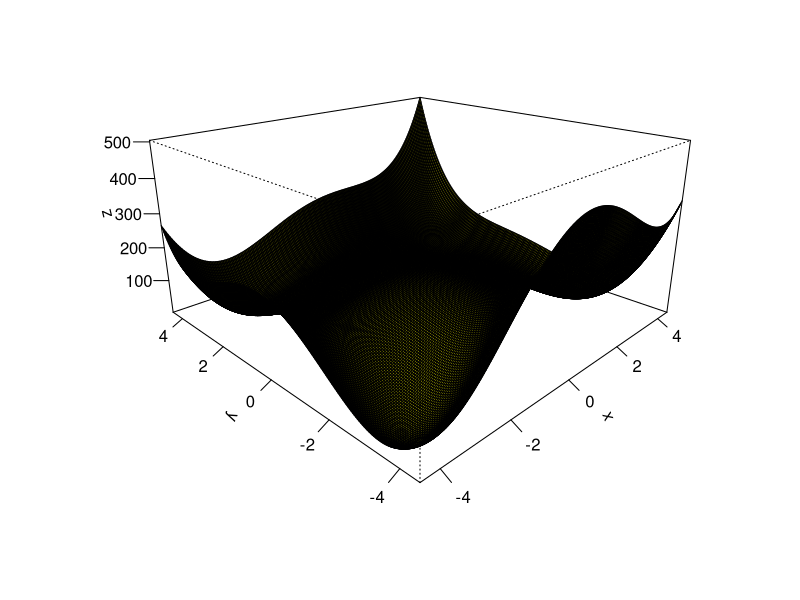
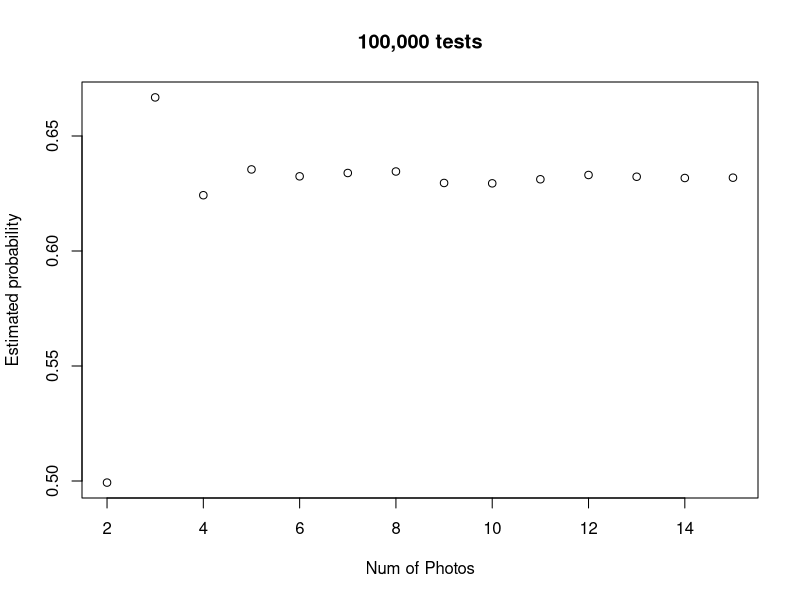

Reproduce these figures in R, in order. (Note: this script raises an error after producing the figures.)
####################Question 1############################
#Question 1
#Defining the Matrix
A<-matrix(c(3,-1,0,-1,0,-1,3,-1,3,-1,0,-1,3,1,0,-1,3,1,5,-1,0,-1,0,-1,1), nrow=5)

#Function that can be passed Matx in order to perform Cholesky Functions
choleskyFunction <- function(Matx){
  #Finds the upper triangular matrix
  L<-chol(Matx)
  #Transposes the matrix to show the lower triangular matrix
  Lt<-t(L)
  #Displays the lower hand matrix
  Lt
}
#Runs the function
choleskyFunction(A)
####################Question 2############################
#Question 2 
#Singular value Decompostion
#the creation of matrix
Q2Matrix <- matrix(c(1,1,1,1,2,0,0,0),nrow = 4)
#Displaying original matrix
Q2Matrix
#using the svd function to show the singular values
sv <-svd(Q2Matrix)
#Displaying Singular values
sv
####################Question 3############################
#Question 3
####################Question 4############################
#Question 4
####################Question 5#############################
#Question 5
#Function plot - Plot the formula below
Question5F<-function(x,y,a,b) (x^2+y-11)^2+(x+y^2-7)^2
#defining the x,y and z of the measurements
x<-seq(-4.5,4.5,length.out = 200)
y<-seq(-4.5,4.5,length.out = 200)
z<-outer(x,y,Question5F,a=1,b=100)

#plotting the graph 
persp(x,y,z,theta =-45,phi=20,expand=0.5,col="yellow",shade =1,ticktype ="detailed",xlab ="x",ylab ="y",zlab="z")

#Writing the function so x,y is a vector
Question5FV<-function(vec) (vec[1]^2+vec[2]-11)^2+(vec[1]+vec[2]^2-7)^2


###################Finding the minimums###########################
#Minimum can be found based on value being 0 or so close to 0
#Based on plot there seems to be 4 dips representing each minimum is extracted here
#From plot minimum seems to be near x=-4,y=-4.
minimum1<- optim(c(-4,-4),Question5FV)$par
minimum1

#From plot minimum seems to be near x = 4, y= -3.5
minimum2 <- optim(c(4,-3.5),Question5FV)$par
minimum2

#From plot minimum seems to be near x = -3.5, y = 3.5
minimum3 <- optim(c(-3.5, 3.5),Question5FV)$par
minimum3

#From plot minimum seems to be near x = 3.5, y = 3.5
minimum4 <- optim(c(3.5,3.5),Question5FV,hessian = TRUE)$par
minimum4

####################Finding the Maximum points#####################
maximum1 <- optim(c(0,0),control=list(fnscale=-1),Question5FV)$par
maximum1

###################finding the saddle points######################
#Lets define the partial derivatives by plugging vec[1] and vec[2] instead of x and y
fx <- function(x,y,h=0.001){
  (Question5F(x+h,y) - Question5F(x,y))/h
}
fy <- function(x,y,h=0.001){
  (Question5F(x,y+h)-Question5F(x,y))/h
}


fxb <- function(vec){
  fx(vec[1],vec[2])
}
fyb <- function(vec){
  fy(vec[1],vec[2])
}

#call sumssq the function of the vector vec made of the sum of the squares
#of the two parial derivatives
sumssq <- function(vec){
  fxb(vec)^2+fyb(vec)^2
}

#Now we can find the coordinates of the saddle points through "optim".
#We do exactly the same thing for all three points, just changing the guess of their location. 
#according to the graph. 

saddle_point1 <- optim(c(-3.5,0),sumssq)$par
saddle_point1

saddle_point2 <- optim(c(0,-3.5),sumssq)$par
saddle_point2

saddle_point3 <- optim(c(0,2),sumssq)$par
saddle_point3

#creating a list of minimum points
minimum_list <- list(minimum1,minimum2,minimum3,minimum4)
#List of minimum points
minimum_list

#this represents the only maximum point in graph
maximum1

#list of saddle points
saddle_point_list <- list(saddle_point1,saddle_point2,saddle_point3)
#Print of saddle point list
saddle_point_list

####################Question 7#################################

#number of pictures inside of simulation

#variable to keep track of matched amount
totalNumberMatched <- 0


#function of pairing actors
pairActor <- function(secNumber, trials){
  #variable to track if match has taken place
  numOfMatches <- 0
  #looping through number of trials = 100,000
  for (t in 1:trials) {
    #variables storing the number of photos present in each sequance
    numberOfActors <- seq(1:secNumber)
    numberOfBabys <- sample(1:secNumber)
    
    #for loop comparing
    for(i in 1:secNumber){
      if(numberOfActors[i] == numberOfBabys[i])
      {
        #If match takes place, log
        numOfMatches = numOfMatches + 1
      }
    }
    #checking if matches have taken place
    if(numOfMatches != 0){
      #if any number of matches has taken place, track total number of matches
      totalNumberMatched = totalNumberMatched +1
      #Number of matches set to zero so tracking can take place
      numOfMatches = 0
    }
  }
 #print out the % of successful matches over the trials
  percentageSuccess <- totalNumberMatched/trials
  return(percentageSuccess)
}

#set the number of pictures present
nPictures <- seq(2,15)
#define the number of times the results will be collected
result <- seq(1,14)

#call the function 14 times storing the results each time,  
for(n in 1:14){
  result[n] <- pairActor(nPictures[n],100000)  
}

#forming a final plot so that it can be plotted againced the correct number of photos
finalPlot <- matrix(c(seq(2,15),result), nrow = 14)

#plotting the final results on graph
plot(finalPlot,main = "100,000 tests", xlab = "Num of Photos",ylab = "Estimated probability")

#Commenting done inside of submission document. 
#Discussing the reason probability stabilizes at 5+ photos


################################## Question 8 ##################################

#loading the images
face1.bmp <- read.bmp(file.choose())
face2.bmp <- read.bmp(file.choose())
face3.bmp <- read.bmp(file.choose())

#Working out the averages of the 3 faces and plot an image of it
#defining rotate function
rotate.m <- function(m) t(m)[,nrow(m):1]

#getting the average of the 3 face matrix
averOfFaces <- (face1.bmp+face2.bmp+face3.bmp)/3

#plotting image 1
image(rotate.m(face1.bmp),col = gray((0:255)/255),axes=F)
#plotting image 2
image(rotate.m(face2.bmp),col = gray((0:255)/255),axes=F)
#plotting image 3
image(rotate.m(face3.bmp),col = gray((0:255)/255),axes=F)

#Plotting the average of the 3 images
image(rotate.m(averOfFaces),col = gray((0:255)/255),axes=F)

#Plotting images of difference of each face from the average face on one figure.
#defining the difference between the original faces vs the average face
differnce1 <- face1.bmp - averOfFaces
differnce2 <- face2.bmp - averOfFaces
differnce3 <- face3.bmp - averOfFaces

par(mfrow = c(2,2))
#plotting image 1
image(rotate.m(differnce1),col = gray((0:255)/255),axes=F)
#plotting image 2
image(rotate.m(differnce2),col = gray((0:255)/255),axes=F)
#plotting image 3
image(rotate.m(differnce3),col = gray((0:255)/255),axes=F)

#Plotting the average of the 3 images
image(rotate.m(averOfFaces),col = gray((0:255)/255),axes=F)

#Based on the covariance matrix of the differences, calculate eigenfaces
#(equal to eigenvectors) and plot images of the first 3 eigenfaces.

#Egienvectors are a special set of vectors with a linear system of equations
#i.e., a matrix equation that are sometimes also know as characteristics vectors
#proper vectors, or latent vectors. 
